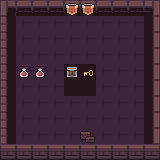

This is a level from a 2D game, rendered from its Tiled map with the project's own tilesets. A one-line summary and the complete map file follow:
An orthogonal 10x10 tile map with 16x16 px tiles, 2 tile layers (Ground, Walls).

<map version="1.5" tiledversion="1.7.2" orientation="orthogonal" renderorder="left-up" width="10" height="10" tilewidth="16" tileheight="16" infinite="0" nextlayerid="5" nextobjectid="1">
 <tileset firstgid="1" source="Ground.tsx" />
 <layer id="1" name="Ground" width="10" height="10">
  <data encoding="csv">
51,42,42,42,42,42,42,42,42,54,
6,18,18,18,18,18,18,18,18,11,
6,18,18,18,18,18,18,18,18,11,
6,18,18,18,18,18,18,18,18,11,
6,18,18,18,79,79,18,18,18,11,
6,18,18,18,79,79,18,18,18,11,
6,18,18,18,18,18,18,18,18,11,
6,18,18,18,18,18,18,18,18,11,
6,18,18,18,18,18,18,18,18,11,
3,3,3,3,3,3,3,3,3,3
</data>
 </layer>
 <layer id="2" name="Walls" width="10" height="10">
  <data encoding="csv">
0,0,0,0,75,75,0,0,0,0,
0,0,0,0,0,0,0,0,0,0,
0,0,0,0,0,0,0,0,0,0,
0,0,0,0,0,0,0,0,0,0,
0,90,90,0,83,100,0,0,0,0,
0,0,0,0,0,0,0,0,0,0,
0,0,0,0,0,0,0,0,0,0,
0,0,0,0,0,0,0,0,0,11,
0,0,0,0,0,50,0,0,0,0,
0,0,0,0,0,0,0,0,0,0
</data>
 </layer>
</map>
